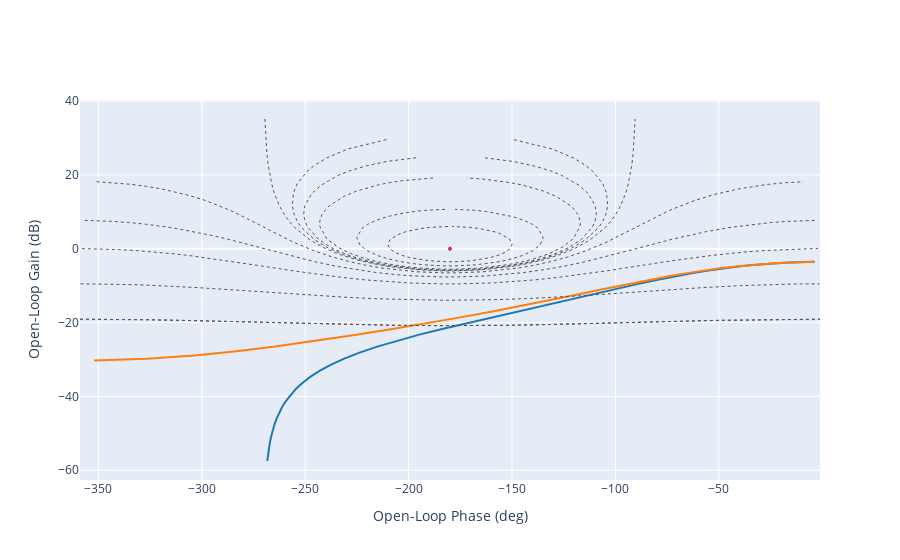

Notebook code cell kept with this figure:
### Markdown cell above
* **Question** Tracez la réponse fréquentielle de $F(z)$ dans le plan de Black-Nichols et comparez là avec la réponse fréquentielle de $F(p)$.

### Code cell
fig = figure("nichols")
fig.plot(f)
fig.plot(Fz)
fig.grid(show_phase=False)
fig.show()
